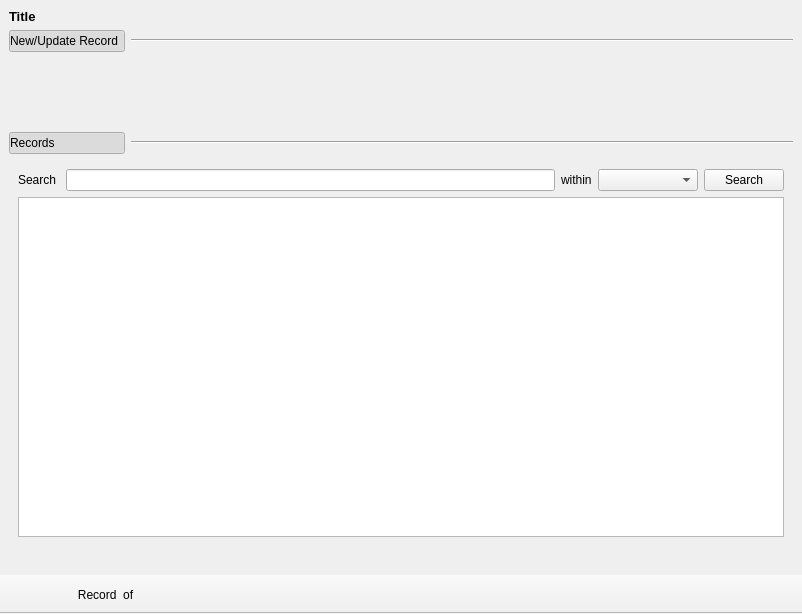
<?xml version="1.0" encoding="UTF-8"?>
<ui version="4.0">
 <class>MainWindow</class>
 <widget class="QMainWindow" name="MainWindow">
  <property name="geometry">
   <rect>
    <x>0</x>
    <y>0</y>
    <width>802</width>
    <height>614</height>
   </rect>
  </property>
  <property name="windowTitle">
   <string>Entity</string>
  </property>
  <property name="toolButtonStyle">
   <enum>Qt::ToolButtonTextBesideIcon</enum>
  </property>
  <widget class="QWidget" name="centralwidget">
   <layout class="QGridLayout" name="gridLayout">
    <item row="8" column="0">
     <spacer name="verticalSpacer">
      <property name="orientation">
       <enum>Qt::Vertical</enum>
      </property>
      <property name="sizeType">
       <enum>QSizePolicy::Expanding</enum>
      </property>
      <property name="sizeHint" stdset="0">
       <size>
        <width>0</width>
        <height>0</height>
       </size>
      </property>
     </spacer>
    </item>
    <item row="2" column="0" colspan="2">
     <widget class="QLabel" name="lblTitle">
      <property name="sizePolicy">
       <sizepolicy hsizetype="Preferred" vsizetype="Maximum">
        <horstretch>0</horstretch>
        <verstretch>0</verstretch>
       </sizepolicy>
      </property>
      <property name="font">
       <font>
        <pointsize>10</pointsize>
        <weight>75</weight>
        <bold>true</bold>
       </font>
      </property>
      <property name="text">
       <string>Title</string>
      </property>
     </widget>
    </item>
    <item row="3" column="1">
     <widget class="Line" name="line">
      <property name="sizePolicy">
       <sizepolicy hsizetype="MinimumExpanding" vsizetype="Fixed">
        <horstretch>0</horstretch>
        <verstretch>0</verstretch>
       </sizepolicy>
      </property>
      <property name="orientation">
       <enum>Qt::Horizontal</enum>
      </property>
     </widget>
    </item>
    <item row="3" column="0">
     <widget class="QPushButton" name="btnInsertEdit">
      <property name="styleSheet">
       <string notr="true">Text-align:left</string>
      </property>
      <property name="text">
       <string>New/Update Record</string>
      </property>
      <property name="icon">
       <iconset resource="../resources/icons.qrc">
        <normaloff>:/navigation/icons/SectionClosed.png</normaloff>
        <normalon>:/navigation/icons/SectionOpen.png</normalon>:/navigation/icons/SectionClosed.png</iconset>
      </property>
      <property name="checkable">
       <bool>true</bool>
      </property>
      <property name="checked">
       <bool>true</bool>
      </property>
     </widget>
    </item>
    <item row="5" column="0">
     <widget class="QPushButton" name="btnShowHideRecords">
      <property name="styleSheet">
       <string notr="true">Text-align:left</string>
      </property>
      <property name="text">
       <string>Records</string>
      </property>
      <property name="icon">
       <iconset resource="../resources/icons.qrc">
        <normaloff>:/navigation/icons/SectionClosed.png</normaloff>
        <normalon>:/navigation/icons/SectionOpen.png</normalon>:/navigation/icons/SectionClosed.png</iconset>
      </property>
      <property name="checkable">
       <bool>true</bool>
      </property>
      <property name="checked">
       <bool>true</bool>
      </property>
     </widget>
    </item>
    <item row="5" column="1">
     <widget class="Line" name="line_2">
      <property name="orientation">
       <enum>Qt::Horizontal</enum>
      </property>
     </widget>
    </item>
    <item row="4" column="0" colspan="2">
     <widget class="QScrollArea" name="scrollArea_InsertEdit">
      <property name="sizePolicy">
       <sizepolicy hsizetype="Expanding" vsizetype="Maximum">
        <horstretch>0</horstretch>
        <verstretch>0</verstretch>
       </sizepolicy>
      </property>
      <property name="frameShape">
       <enum>QFrame::NoFrame</enum>
      </property>
      <property name="verticalScrollBarPolicy">
       <enum>Qt::ScrollBarAlwaysOff</enum>
      </property>
      <property name="widgetResizable">
       <bool>true</bool>
      </property>
      <widget class="QWidget" name="scrollAreaWidgetContents_2">
       <property name="geometry">
        <rect>
         <x>0</x>
         <y>0</y>
         <width>780</width>
         <height>85</height>
        </rect>
       </property>
       <layout class="QGridLayout" name="gridLayout_4"/>
      </widget>
     </widget>
    </item>
    <item row="7" column="0" colspan="2">
     <widget class="QScrollArea" name="scrollArea_CapturedRecords">
      <property name="sizePolicy">
       <sizepolicy hsizetype="Expanding" vsizetype="MinimumExpanding">
        <horstretch>0</horstretch>
        <verstretch>1</verstretch>
       </sizepolicy>
      </property>
      <property name="frameShape">
       <enum>QFrame::NoFrame</enum>
      </property>
      <property name="verticalScrollBarPolicy">
       <enum>Qt::ScrollBarAlwaysOff</enum>
      </property>
      <property name="widgetResizable">
       <bool>true</bool>
      </property>
      <widget class="QWidget" name="scrollAreaWidgetContents_3">
       <property name="geometry">
        <rect>
         <x>0</x>
         <y>0</y>
         <width>780</width>
         <height>330</height>
        </rect>
       </property>
       <layout class="QGridLayout" name="gridLayout_2">
        <item row="0" column="0">
         <widget class="QLabel" name="label">
          <property name="text">
           <string>Search </string>
          </property>
         </widget>
        </item>
        <item row="0" column="4">
         <widget class="QPushButton" name="btnSearch">
          <property name="text">
           <string>Search</string>
          </property>
          <property name="icon">
           <iconset resource="../resources/icons.qrc">
            <normaloff>:/CRUD_S/icons/search.png</normaloff>:/CRUD_S/icons/search.png</iconset>
          </property>
         </widget>
        </item>
        <item row="1" column="0" colspan="5">
         <widget class="QTableView" name="tableView">
          <property name="alternatingRowColors">
           <bool>true</bool>
          </property>
          <property name="selectionBehavior">
           <enum>QAbstractItemView::SelectRows</enum>
          </property>
         </widget>
        </item>
        <item row="0" column="1">
         <widget class="QLineEdit" name="txtSearch"/>
        </item>
        <item row="0" column="3">
         <widget class="QComboBox" name="cmbColSearch">
          <property name="minimumSize">
           <size>
            <width>100</width>
            <height>0</height>
           </size>
          </property>
         </widget>
        </item>
        <item row="0" column="2">
         <widget class="QLabel" name="label_2">
          <property name="text">
           <string>within</string>
          </property>
         </widget>
        </item>
       </layout>
      </widget>
     </widget>
    </item>
    <item row="9" column="0" colspan="2">
     <widget class="QLabel" name="lblStatus">
      <property name="font">
       <font>
        <weight>75</weight>
        <bold>true</bold>
       </font>
      </property>
      <property name="text">
       <string/>
      </property>
      <property name="alignment">
       <set>Qt::AlignRight|Qt::AlignTrailing|Qt::AlignVCenter</set>
      </property>
     </widget>
    </item>
   </layout>
  </widget>
  <widget class="QToolBar" name="toolbNav">
   <property name="windowTitle">
    <string>toolBar</string>
   </property>
   <property name="movable">
    <bool>false</bool>
   </property>
   <attribute name="toolBarArea">
    <enum>BottomToolBarArea</enum>
   </attribute>
   <attribute name="toolBarBreak">
    <bool>false</bool>
   </attribute>
   <addaction name="actionFirst"/>
   <addaction name="actionPrev"/>
   <addaction name="actionRecordNr"/>
   <addaction name="actionNext"/>
   <addaction name="actionLast"/>
   <addaction name="actionNewRecord"/>
  </widget>
  <action name="actionNewRecord">
   <property name="icon">
    <iconset resource="../resources/icons.qrc">
     <normaloff>:/navigation/icons/GoToNextNewRecord.png</normaloff>:/navigation/icons/GoToNextNewRecord.png</iconset>
   </property>
   <property name="text">
    <string/>
   </property>
   <property name="toolTip">
    <string>Add a New Record</string>
   </property>
  </action>
  <action name="actionFirst">
   <property name="icon">
    <iconset resource="../resources/icons.qrc">
     <normaloff>:/navigation/icons/GoToFirstRecord.png</normaloff>:/navigation/icons/GoToFirstRecord.png</iconset>
   </property>
   <property name="text">
    <string/>
   </property>
   <property name="toolTip">
    <string>Go to First Record</string>
   </property>
  </action>
  <action name="actionPrev">
   <property name="icon">
    <iconset resource="../resources/icons.qrc">
     <normaloff>:/navigation/icons/GoToPrevRecord.png</normaloff>:/navigation/icons/GoToPrevRecord.png</iconset>
   </property>
   <property name="text">
    <string/>
   </property>
   <property name="toolTip">
    <string>Go to Previous Record</string>
   </property>
  </action>
  <action name="actionNext">
   <property name="icon">
    <iconset resource="../resources/icons.qrc">
     <normaloff>:/navigation/icons/GoToNextRecord.png</normaloff>:/navigation/icons/GoToNextRecord.png</iconset>
   </property>
   <property name="text">
    <string/>
   </property>
   <property name="toolTip">
    <string>Go to Next Record</string>
   </property>
  </action>
  <action name="actionLast">
   <property name="icon">
    <iconset resource="../resources/icons.qrc">
     <normaloff>:/navigation/icons/GoToLastRecord.png</normaloff>:/navigation/icons/GoToLastRecord.png</iconset>
   </property>
   <property name="text">
    <string/>
   </property>
   <property name="toolTip">
    <string>Go to Last Record</string>
   </property>
  </action>
  <action name="actionRecordNr">
   <property name="text">
    <string>Record ... of ...</string>
   </property>
  </action>
  <action name="actionDelete">
   <property name="icon">
    <iconset resource="../resources/icons.qrc">
     <normaloff>:/CRUD_S/icons/deleteRecord.png</normaloff>:/CRUD_S/icons/deleteRecord.png</iconset>
   </property>
   <property name="text">
    <string>Delete</string>
   </property>
   <property name="toolTip">
    <string>Delete Record/s</string>
   </property>
  </action>
  <action name="actionSave">
   <property name="icon">
    <iconset resource="../resources/icons.qrc">
     <normaloff>:/CRUD_S/icons/save.png</normaloff>:/CRUD_S/icons/save.png</iconset>
   </property>
   <property name="text">
    <string>Save</string>
   </property>
   <property name="toolTip">
    <string>Save all Records</string>
   </property>
  </action>
  <action name="actionFind">
   <property name="icon">
    <iconset resource="../resources/icons.qrc">
     <normaloff>:/CRUD_S/icons/search.png</normaloff>:/CRUD_S/icons/search.png</iconset>
   </property>
   <property name="text">
    <string>Find</string>
   </property>
   <property name="toolTip">
    <string>Find a record</string>
   </property>
  </action>
 </widget>
 <resources>
  <include location="../resources/icons.qrc"/>
 </resources>
 <connections/>
</ui>
